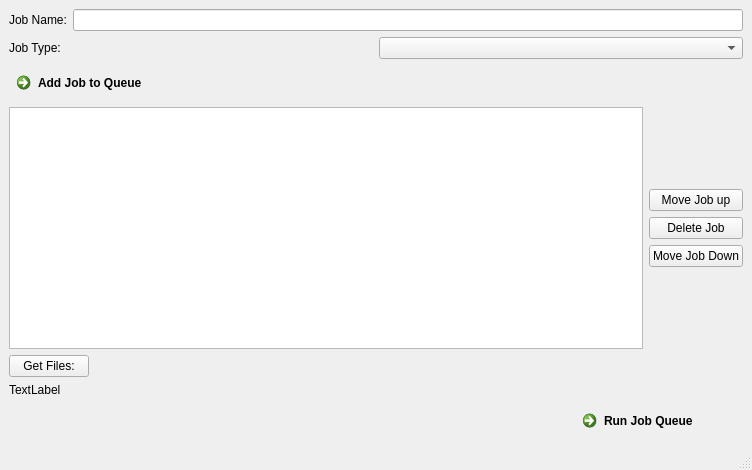
<?xml version="1.0" encoding="UTF-8"?>
<ui version="4.0">
 <class>MainWindow</class>
 <widget class="QMainWindow" name="MainWindow">
  <property name="geometry">
   <rect>
    <x>0</x>
    <y>0</y>
    <width>752</width>
    <height>470</height>
   </rect>
  </property>
  <property name="windowTitle">
   <string>MainWindow</string>
  </property>
  <widget class="QWidget" name="centralwidget">
   <layout class="QGridLayout" name="gridLayout_2">
    <item row="7" column="0">
     <layout class="QGridLayout" name="gridLayout">
      <item row="2" column="0">
       <layout class="QHBoxLayout" name="horizontalLayout_3">
        <item>
         <widget class="QPushButton" name="pushButton">
          <property name="text">
           <string>Get Files:</string>
          </property>
         </widget>
        </item>
        <item>
         <spacer name="horizontalSpacer">
          <property name="orientation">
           <enum>Qt::Horizontal</enum>
          </property>
          <property name="sizeHint" stdset="0">
           <size>
            <width>40</width>
            <height>20</height>
           </size>
          </property>
         </spacer>
        </item>
       </layout>
      </item>
      <item row="1" column="0">
       <layout class="QHBoxLayout" name="horizontalLayout_2">
        <item>
         <widget class="QListWidget" name="listWidget"/>
        </item>
        <item>
         <layout class="QVBoxLayout" name="verticalLayout_3">
          <item>
           <spacer name="verticalSpacer">
            <property name="orientation">
             <enum>Qt::Vertical</enum>
            </property>
            <property name="sizeHint" stdset="0">
             <size>
              <width>20</width>
              <height>40</height>
             </size>
            </property>
           </spacer>
          </item>
          <item>
           <widget class="QPushButton" name="pushButton_2">
            <property name="text">
             <string>Move Job up</string>
            </property>
           </widget>
          </item>
          <item>
           <widget class="QPushButton" name="pushButton_3">
            <property name="text">
             <string>Delete Job</string>
            </property>
           </widget>
          </item>
          <item>
           <widget class="QPushButton" name="pushButton_4">
            <property name="text">
             <string>Move Job Down</string>
            </property>
           </widget>
          </item>
          <item>
           <spacer name="verticalSpacer_2">
            <property name="orientation">
             <enum>Qt::Vertical</enum>
            </property>
            <property name="sizeHint" stdset="0">
             <size>
              <width>20</width>
              <height>40</height>
             </size>
            </property>
           </spacer>
          </item>
         </layout>
        </item>
       </layout>
      </item>
      <item row="3" column="0">
       <layout class="QHBoxLayout" name="horizontalLayout_4">
        <item>
         <widget class="QLabel" name="label">
          <property name="text">
           <string>TextLabel</string>
          </property>
         </widget>
        </item>
       </layout>
      </item>
      <item row="0" column="0">
       <layout class="QHBoxLayout" name="horizontalLayout">
        <item>
         <widget class="QCommandLinkButton" name="commandLinkButton">
          <property name="text">
           <string>Add Job to Queue</string>
          </property>
         </widget>
        </item>
       </layout>
      </item>
      <item row="4" column="0">
       <layout class="QHBoxLayout" name="horizontalLayout_5">
        <item>
         <spacer name="horizontalSpacer_2">
          <property name="orientation">
           <enum>Qt::Horizontal</enum>
          </property>
          <property name="sizeHint" stdset="0">
           <size>
            <width>40</width>
            <height>20</height>
           </size>
          </property>
         </spacer>
        </item>
        <item>
         <widget class="QCommandLinkButton" name="commandLinkButton_2">
          <property name="text">
           <string>Run Job Queue</string>
          </property>
         </widget>
        </item>
       </layout>
      </item>
     </layout>
    </item>
    <item row="2" column="0">
     <layout class="QVBoxLayout" name="verticalLayout_2">
      <item>
       <layout class="QHBoxLayout" name="horizontalLayout_7">
        <item>
         <widget class="QLabel" name="label_2">
          <property name="text">
           <string>Job Name:</string>
          </property>
         </widget>
        </item>
        <item>
         <widget class="QLineEdit" name="lineEdit"/>
        </item>
       </layout>
      </item>
      <item>
       <layout class="QHBoxLayout" name="horizontalLayout_8">
        <item>
         <widget class="QLabel" name="label_3">
          <property name="text">
           <string>Job Type:</string>
          </property>
         </widget>
        </item>
        <item>
         <widget class="QComboBox" name="comboBox"/>
        </item>
       </layout>
      </item>
     </layout>
    </item>
   </layout>
  </widget>
  <widget class="QStatusBar" name="statusbar"/>
 </widget>
 <resources/>
 <connections/>
</ui>
